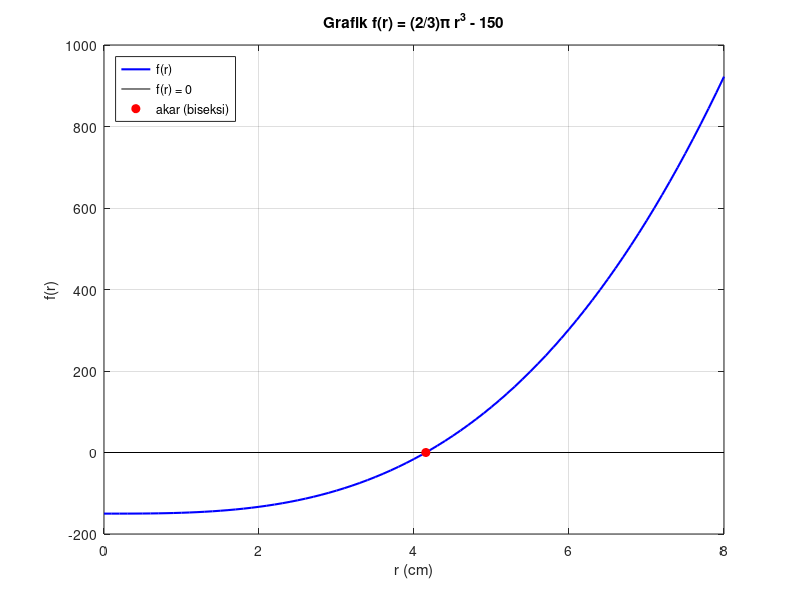

Write the MATLAB code that produced this figure.
% Bening Aqilla Fakhrun Nissa - L0325018
% Kasus 3: Persamaan Nonlinear

% 1. Data dan persamaan
V_bola   = 300;                               % cm^3
V_tabung = (3/2) * V_bola;                    % dari perbandingan 2 : 3
V_luar   = V_tabung - V_bola;                 % volume tabung di luar bola
fprintf('Volume tabung            = %.2f cm^3\n', V_tabung);
fprintf('Volume tabung di luar bola = %.2f cm^3\n\n', V_luar);

f = @(r) (2/3) * pi * r.^3 - V_luar;          % f(r) = 0

% 2. Metode grafik untuk menentukan nilai awal
r = 0:0.1:8;
figure(1);
plot(r, f(r), 'b-', 'LineWidth', 1.5); hold on;
plot([0 8], [0 0], 'k-');                     % sumbu f(r) = 0
grid on;
xlabel('r (cm)'); ylabel('f(r)');
title('Grafik f(r) = (2/3)\pi r^3 - 150');

% Dari grafik, kurva memotong sumbu-r di antara r = 4 dan r = 5
a0 = 4;  b0 = 5;
fprintf('f(%g) = %.4f, f(%g) = %.4f\n', a0, f(a0), b0, f(b0));
if f(a0) * f(b0) < 0
    disp('f(a)*f(b) < 0 -> akar berada di dalam interval [a, b]');
else
    error('Interval awal tidak mengurung akar. Ubah a dan b.');
end

tol = 1e-6;  maxit = 100;

% 3. Metode Biseksi
a = a0;  b = b0;
fprintf('\n=== METODE BISEKSI ===\n');
fprintf('%-5s %-11s %-11s %-11s %-13s\n', 'Iter', 'a', 'b', 'c', 'f(c)');
for iter = 1:maxit
    c = (a + b) / 2;
    fprintf('%-5d %-11.6f %-11.6f %-11.6f %-13.6f\n', iter, a, b, c, f(c));
    if abs(f(c)) < tol || (b - a)/2 < tol
        break;
    end
    if f(a) * f(c) < 0
        b = c;
    else
        a = c;
    end
end
r_bis = c;  iter_bis = iter;

% 4. Metode Regula-Falsi (pembanding)
a = a0;  b = b0;
fprintf('\n=== METODE REGULA-FALSI ===\n');
fprintf('%-5s %-11s %-11s %-11s %-13s\n', 'Iter', 'a', 'b', 'c', 'f(c)');
for iter = 1:maxit
    c = (a*f(b) - b*f(a)) / (f(b) - f(a));
    fprintf('%-5d %-11.6f %-11.6f %-11.6f %-13.6f\n', iter, a, b, c, f(c));
    if abs(f(c)) < tol
        break;
    end
    if f(a) * f(c) < 0
        b = c;
    else
        a = c;
    end
end
r_rf = c;  iter_rf = iter;

% 5. Hasil akhir
plot(r_bis, f(r_bis), 'ro', 'MarkerFaceColor', 'r');   % tandai akar pada grafik
legend('f(r)', 'f(r) = 0', 'akar (biseksi)', 'Location', 'northwest');
hold off;

fprintf('\n=== HASIL AKHIR ===\n');
fprintf('Biseksi      : r = %.6f cm (%d iterasi)\n', r_bis, iter_bis);
fprintf('Regula-falsi : r = %.6f cm (%d iterasi)\n', r_rf, iter_rf);
fprintf('Jari-jari bola dan tabung r = %.4f cm\n', r_bis);
fprintf('Tinggi tabung t = 2r        = %.4f cm\n', 2*r_bis);

% 6. Verifikasi
fprintf('\n=== VERIFIKASI ===\n');
fprintf('V_bola   = %.4f cm^3 (target 300)\n', (4/3)*pi*r_bis^3);
fprintf('V_tabung = %.4f cm^3 (target 450)\n', 2*pi*r_bis^3);
fprintf('V_luar   = %.4f cm^3 (target 150)\n', (2/3)*pi*r_bis^3);
fprintf('Solusi analitik r = (225/pi)^(1/3) = %.6f cm\n', (225/pi)^(1/3));
